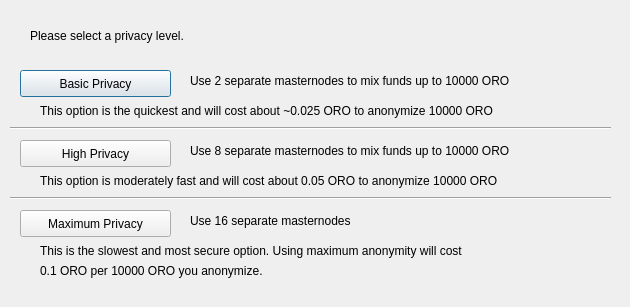
<?xml version="1.0" encoding="UTF-8"?>
<ui version="4.0">
 <class>ObfuscationConfig</class>
 <widget class="QDialog" name="ObfuscationConfig">
  <property name="geometry">
   <rect>
    <x>0</x>
    <y>0</y>
    <width>630</width>
    <height>307</height>
   </rect>
  </property>
  <property name="windowTitle">
   <string>Configure Obfuscation</string>
  </property>
  <widget class="QPushButton" name="buttonBasic">
   <property name="geometry">
    <rect>
     <x>20</x>
     <y>70</y>
     <width>151</width>
     <height>27</height>
    </rect>
   </property>
   <property name="text">
    <string>Basic Privacy</string>
   </property>
  </widget>
  <widget class="QPushButton" name="buttonHigh">
   <property name="geometry">
    <rect>
     <x>20</x>
     <y>140</y>
     <width>151</width>
     <height>27</height>
    </rect>
   </property>
   <property name="text">
    <string>High Privacy</string>
   </property>
  </widget>
  <widget class="QPushButton" name="buttonMax">
   <property name="geometry">
    <rect>
     <x>20</x>
     <y>210</y>
     <width>151</width>
     <height>27</height>
    </rect>
   </property>
   <property name="text">
    <string>Maximum Privacy</string>
   </property>
  </widget>
  <widget class="QLabel" name="label">
   <property name="geometry">
    <rect>
     <x>30</x>
     <y>20</y>
     <width>571</width>
     <height>31</height>
    </rect>
   </property>
   <property name="text">
    <string>Please select a privacy level.</string>
   </property>
  </widget>
  <widget class="QLabel" name="label_2">
   <property name="geometry">
    <rect>
     <x>190</x>
     <y>70</y>
     <width>421</width>
     <height>21</height>
    </rect>
   </property>
   <property name="text">
    <string>Use 2 separate masternodes to mix funds up to 10000 ORO</string>
   </property>
  </widget>
  <widget class="QLabel" name="label_3">
   <property name="geometry">
    <rect>
     <x>190</x>
     <y>140</y>
     <width>411</width>
     <height>21</height>
    </rect>
   </property>
   <property name="text">
    <string>Use 8 separate masternodes to mix funds up to 10000 ORO</string>
   </property>
  </widget>
  <widget class="QLabel" name="label_4">
   <property name="geometry">
    <rect>
     <x>190</x>
     <y>210</y>
     <width>421</width>
     <height>21</height>
    </rect>
   </property>
   <property name="text">
    <string>Use 16 separate masternodes</string>
   </property>
  </widget>
  <widget class="QLabel" name="label_6">
   <property name="geometry">
    <rect>
     <x>40</x>
     <y>100</y>
     <width>561</width>
     <height>21</height>
    </rect>
   </property>
   <property name="text">
    <string>This option is the quickest and will cost about ~0.025 ORO to anonymize 10000 ORO</string>
   </property>
  </widget>
  <widget class="QLabel" name="label_7">
   <property name="geometry">
    <rect>
     <x>40</x>
     <y>170</y>
     <width>561</width>
     <height>21</height>
    </rect>
   </property>
   <property name="text">
    <string>This option is moderately fast and will cost about 0.05 ORO to anonymize 10000 ORO</string>
   </property>
  </widget>
  <widget class="QLabel" name="label_8">
   <property name="geometry">
    <rect>
     <x>40</x>
     <y>240</y>
     <width>561</width>
     <height>21</height>
    </rect>
   </property>
   <property name="text">
    <string>This is the slowest and most secure option. Using maximum anonymity will cost</string>
   </property>
  </widget>
  <widget class="QLabel" name="label_9">
   <property name="geometry">
    <rect>
     <x>40</x>
     <y>260</y>
     <width>561</width>
     <height>21</height>
    </rect>
   </property>
   <property name="text">
    <string>0.1 ORO per 10000 ORO you anonymize.</string>
   </property>
  </widget>
  <widget class="Line" name="line">
   <property name="geometry">
    <rect>
     <x>10</x>
     <y>120</y>
     <width>601</width>
     <height>16</height>
    </rect>
   </property>
   <property name="orientation">
    <enum>Qt::Horizontal</enum>
   </property>
  </widget>
  <widget class="Line" name="line_2">
   <property name="geometry">
    <rect>
     <x>10</x>
     <y>190</y>
     <width>601</width>
     <height>16</height>
    </rect>
   </property>
   <property name="orientation">
    <enum>Qt::Horizontal</enum>
   </property>
  </widget>
 </widget>
 <resources/>
 <connections/>
</ui>
